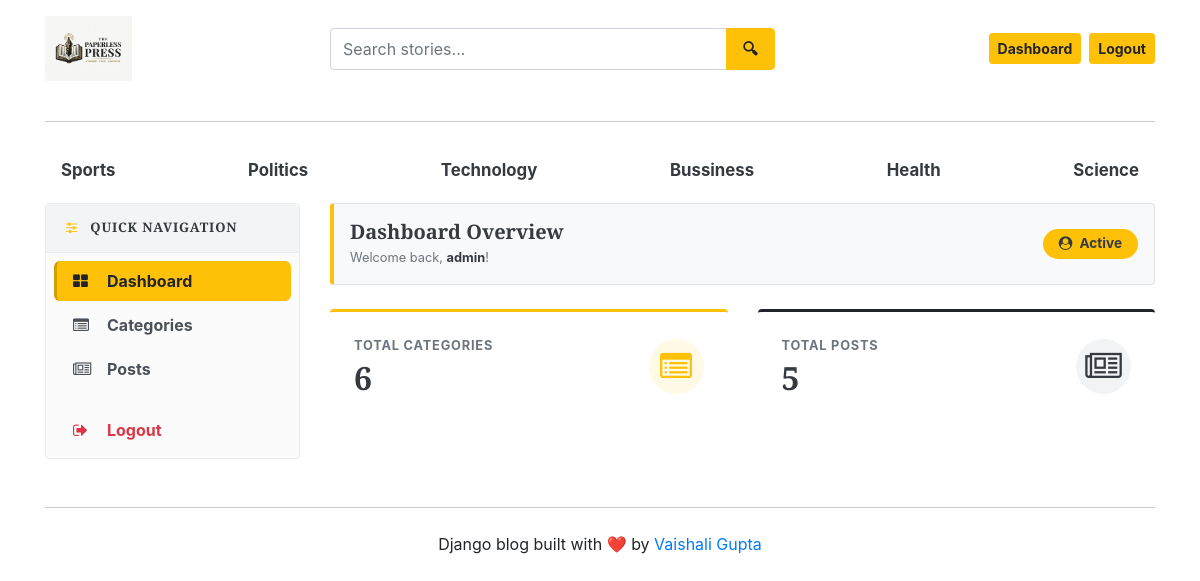
Page /dashboard/ (signed in) on the earlier database version.
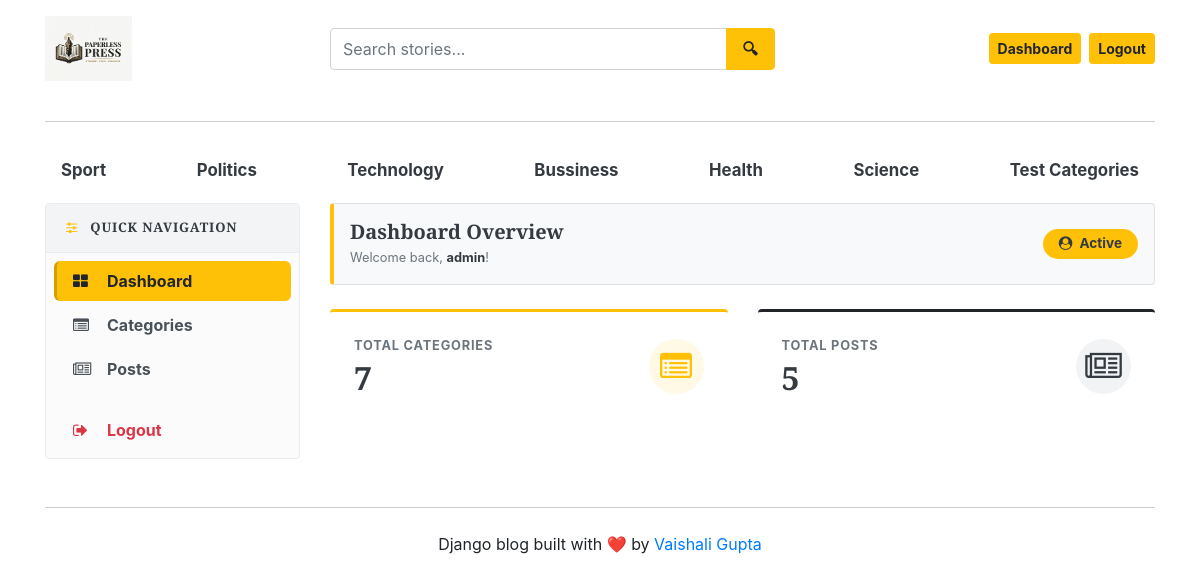
Same page on the later database version.
### blogs/models.py (models this page shows, shortened)
class Category(models.Model):
    category_name=models.CharField(max_length=50, unique=True)
    created_at = models.DateTimeField(auto_now_add=True)
    updated_at = models.DateTimeField(auto_now=True)
    class Meta :
        verbose_name_plural= 'categories'

### dashboards/views.py (the view)
# urls.py: path('dashboard/', include('dashboards.urls')),
@login_required(login_url='login')
def dashboard(request):
    category_count=Category.objects.all().count()
    blogs_count=Blog.objects.all().count()
    context={
        'category_count':category_count,
        'blogs_count': blogs_count,
    }
    return render(request,'dashboard/dashboard.html', context)

### blogs/context_processors.py (called while the page is built)
def get_categories(request):
    categories=Category.objects.all()
    return dict(categories=categories)

def get_social_links(request):
    social_links = SocialLink.objects.all()
    about = About.objects.first()  # first entry nikal lega
    return dict(social_links=social_links, about=about)

### templates/dashboard/dashboard.html
{% extends 'base.html' %}
{% block content %}
<div class="row">
    {% include 'dashboard/sidebar.html' %}
    <div class="col-md-9 mb-4">
        <div class="d-flex justify-content-between align-items-center p-3 mb-4 rounded border bg-light shadow-sm" style="border-left: 4px solid #ffc107 !important;">
            <div>
                <h5 class="m-0 font-weight-bold text-dark">Dashboard Overview</h5>
                <small class="text-muted">Welcome back, <span class="font-weight-bold text-dark">{{ user }}</span>!</small>
            </div>
            <span class="badge badge-warning px-3 py-2 text-dark font-weight-bold" style="font-size: 0.85rem; border-radius: 20px;">
                <i class="fa fa-user-circle mr-1"></i> Active
            </span>
        </div>
        <div class="row">
            <div class="col-md-6 mb-3">
                <div class="card border-0 shadow-sm rounded-lg" style="background-color: #ffffff; border-top: 3px solid #ffc107 !important;">
                    <div class="card-body p-4 d-flex align-items-center justify-content-between">
                        <div>
                            <p class="text-muted font-weight-bold text-uppercase mb-1" style="font-size: 0.8rem; letter-spacing: 0.8px;">
                                Total Categories
                            </p>
                            <h2 class="font-weight-bold text-dark mb-0">{{ category_count }}</h2>
                        </div>
                        <div class="d-flex align-items-center justify-content-center rounded-circle" style="width: 55px; height: 55px; background-color: #fff9e6;">
                            <i class="fa fa-list-alt text-warning fa-2x"></i>
                        </div>
                    </div>
                </div>
            </div>
            <div class="col-md-6 mb-3">
                <div class="card border-0 shadow-sm rounded-lg" style="background-color: #ffffff; border-top: 3px solid #212529 !important;">
                    <div class="card-body p-4 d-flex align-items-center justify-content-between">
                        <div>
                            <p class="text-muted font-weight-bold text-uppercase mb-1" style="font-size: 0.8rem; letter-spacing: 0.8px;">
                                Total Posts
                            </p>
                            <h2 class="font-weight-bold text-dark mb-0">{{ blogs_count }}</h2>
                        </div>
                        <div class="d-flex align-items-center justify-content-center rounded-circle" style="width: 55px; height: 55px; background-color: #f1f3f5;">
                            <i class="fa fa-newspaper-o text-dark fa-2x"></i>
                        </div>
                    </div>
                </div>
            </div>
        </div>
    </div>
</div>
{% endblock %}

### templates/base.html (shortened to what this page needs)
{% load static %}
<!DOCTYPE html>
<html lang="en">
<head>
    <link href="https://getbootstrap.com/docs/4.0/dist/css/bootstrap.min.css" rel="stylesheet">
    <link href="{% static 'css/blog.css' %}" rel="stylesheet">
    <link rel="stylesheet" href="https://cdnjs.cloudflare.com/ajax/libs/font-awesome/4.7.0/css/font-awesome.min.css">
</head>
<body>
    <div class="container">
      <header class="blog-header py-3">
        <div class="row align-items-center">
          <div class="col-6 col-md-3">
            <a href="/" class="d-inline-block">
              <img src="{% static 'images/logo.jpeg' %}"
                   alt="The Paperless Press"
                   style="height: 65px; max-width: 100%; object-fit: contain;">
            </a>
          </div>
          <div class="col-6 col-md-4 order-md-3 d-flex justify-content-end align-items-center">
            {% if not user.is_authenticated %}
              <a class="btn btn-sm btn-warning font-weight-bold mr-2 text-nowrap" href="{% url 'login' %}">Login</a>
              <a class="btn btn-sm btn-outline-secondary text-nowrap" href="{% url 'register' %}">Register</a>
            {% else %}
              <a class="btn btn-sm btn-warning font-weight-bold mr-2 text-nowrap" href="{% url 'dashboard' %}">Dashboard</a>
              <a class="btn btn-sm btn-warning font-weight-bold text-nowrap" href="{% url 'logout' %}">Logout</a>
            {% endif %}
          </div>
          <div class="col-12 col-md-5 order-md-2 mt-3 mt-md-0">
            <form action="{% url 'search' %}" method="GET" class="m-0">
              <div class="input-group">
                <input type="text"
                       class="form-control"
                       name="keyword"
                       value="{{ keyword }}"
                       placeholder="Search stories..."
                       style="height: 42px; border-radius: 4px 0 0 4px; border: 1.5px solid #ced4da;">
                <div class="input-group-append">
                  <button class="btn btn-warning"
                          type="submit"
                          style="height: 42px; padding: 0 16px; border-radius: 0 4px 4px 0; font-weight: 600;">
                    🔍︎
                  </button>
                </div>
              </div>
            </form>
          </div>
        </div>
      </header>
      <hr class="my-4" style="border-top: 1px solid #cccccc;">
      <div class="nav-scroller py-1 mb-2">
        <nav class="nav d-flex justify-content-between">
          {% for cat in categories %}
          <a class="px-3 py-2 text-dark font-weight-bold"
            href="{% url 'posts_by_category' cat.id %}"
            style="font-size: 1.05rem; border-radius: 8px; text-decoration: none; transition: background 0.2s ease;"
            onmouseover="this.style.backgroundColor='#e9ecef';"
            onmouseout="this.style.backgroundColor='transparent';">
               {{cat.category_name}}
          </a>
          {% endfor %}
        </nav>
      </div>
{% block content %}
{% endblock %}
<hr class="my-4" style="border-top: 1px solid #cccccc;">
<footer class="blog-footer text-center">
  <p>Django blog built with ❤️ by <a href="#">Vaishali Gupta</a></p>
</footer>
</body>
</html>

Differences in the rows shown:
changed Category: category_name "Sports" → "Sport"
added Category: category_name "Test Categories"
Other differences:
{{ category_count }}: "6" → "7"
